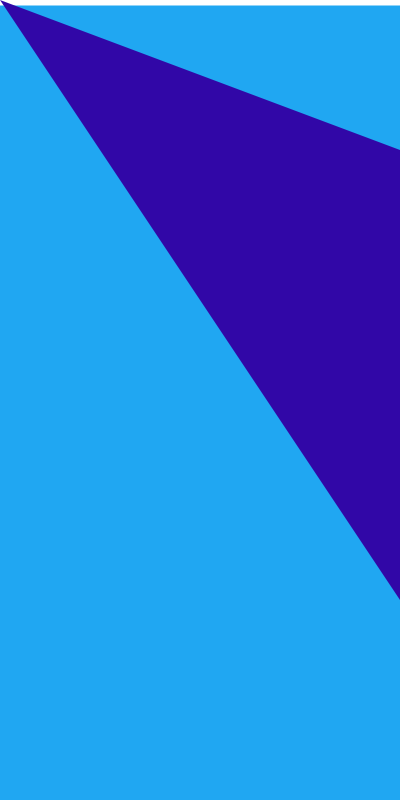
Frame 1 (no input)
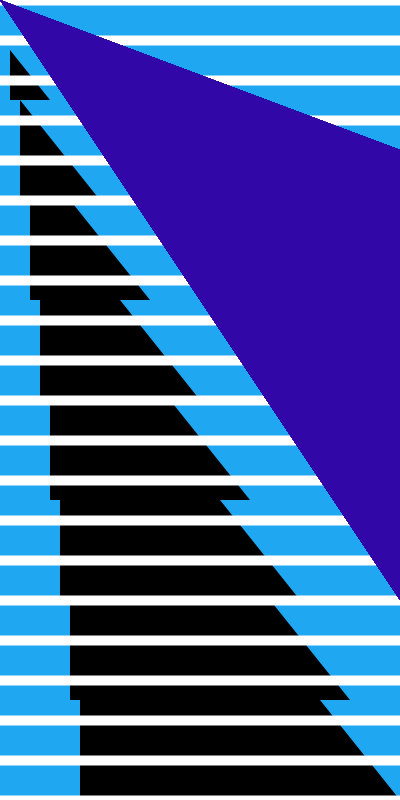
Frame 60 (the mouse pressed at the canvas centre just before this capture)
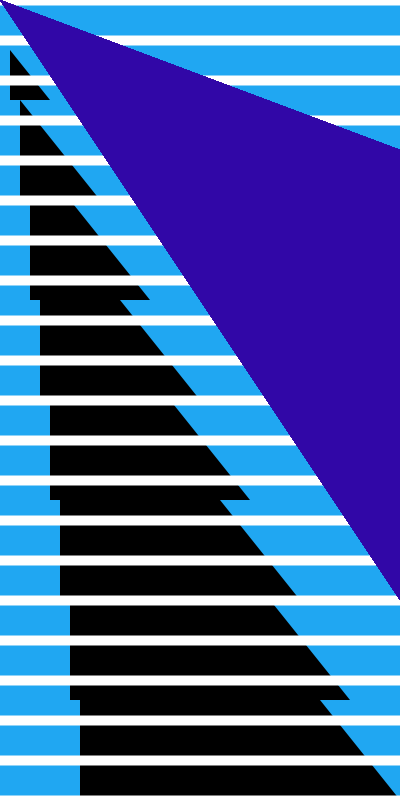
Frame 120 (the mouse held since frame 60 and released just before this capture)

The Processing sketch that drew these frames (run headless with seeded random() and noise(); from frame 60 on, the mouse is pressed at the canvas centre):

// Processing sketch: processing_24732
// ── processing_24732.pde

int funky=0;
int chunky=0;
int plumpy=0;
int bumpy=0;



void setup(){
  size(400,800);
  
  background(32,167,242);
  smooth();
 
  
}



void draw(){
  
 
 stroke(255,255,255);
 strokeWeight(10);
 line(0,bumpy,width,bumpy);
 bumpy = bumpy+40; 

 
  fill(0,0,0); 
  noStroke();
  triangle(funky,chunky,chunky,plumpy,funky,plumpy);
  funky = funky+10;
  chunky = chunky+50;
  plumpy = plumpy+100;
  
 
  
  fill(49,7,167);
  noStroke();
  triangle(0,0,400,600,400,150);
 
  
  
}
